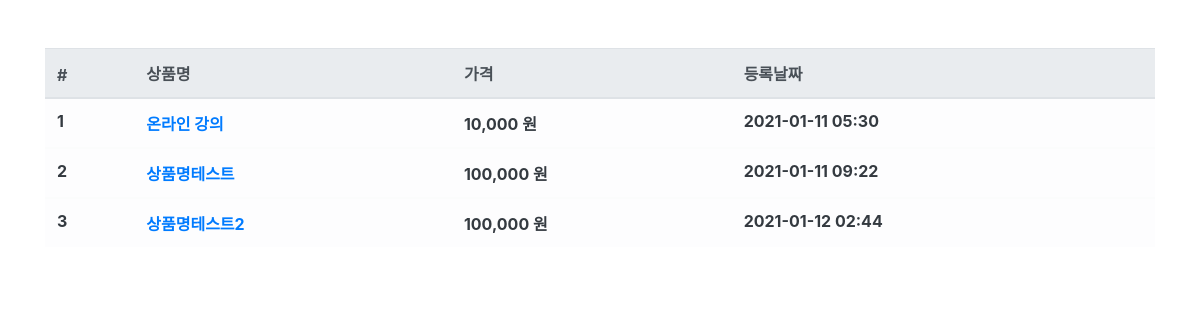
/product/, run on an earlier commit of the app's database.
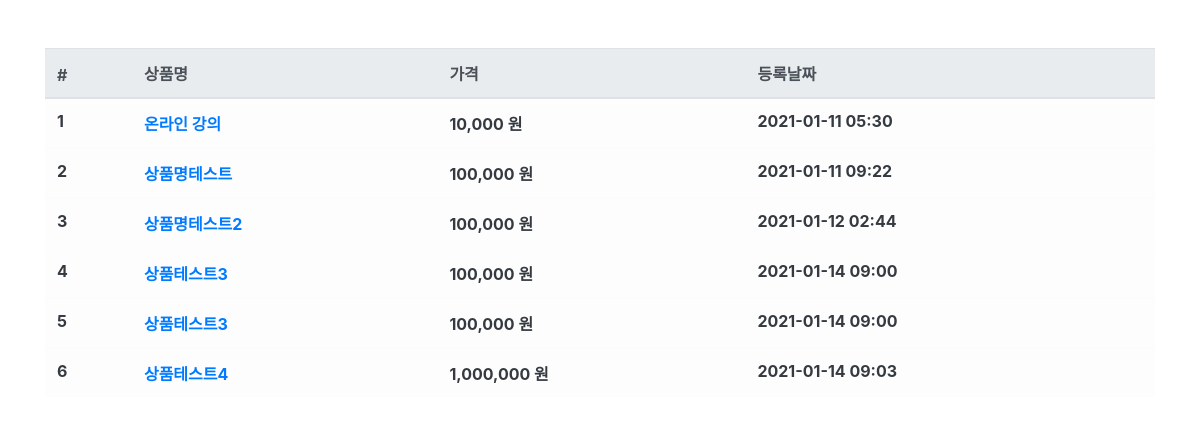
And on a later commit of the database.
### product/models.py (models this page shows, shortened)
class Product(models.Model):
    name = models.CharField(max_length=256, verbose_name='상품명')
    price = models.IntegerField(verbose_name='상품가격')
    description = models.TextField(verbose_name='상품설명')
    stock = models.IntegerField(verbose_name='재고')
    register_date = models.DateTimeField(
        auto_now_add=True, verbose_name='등록날짜')
    class Meta:
        db_table = 'fastcampus_product'
        verbose_name = '상품'
        verbose_name_plural = '상품'

### product/views.py (the view)
# urls.py: path('product/', ProductList.as_view()),
class ProductList(ListView):
    model = Product
    template_name = 'product.html'
    context_object_name = 'product_list'

### product/templates/product.html
{% extends "base.html" %}
{% load humanize %}
{% block contents %}
<div class="row mt-5">
    <div class="col-12">
        <table class="table table-light">
            <thead class="thead-light">
                <tr>
                    <th scope="col">#</th>
                    <th scope="col">상품명</th>
                    <th scope="col">가격</th>
                    <th scope="col">등록날짜</th>
                </tr>
            </thead>
            {% for product in product_list %}
            <tbody class="text-dark">
                <tr>
                    <th scope="row">{{ product.id }}</th>
                    <th><a href="/product/{{ product.id }}">{{ product.name }}</a></th>
                    <th>{{ product.price|intcomma }} 원</th>
                    <th>{{ product.register_date|date:'Y-m-d H:i' }}</th>
                </tr>
                {% endfor %}
            </tbody>
        </table>
    </div>
</div>
{% endblock %}

### fcuser/templates/base.html (shortened to what this page needs)
<html>
    <head>
        <link rel="stylesheet" href="https://cdn.jsdelivr.net/npm/bootstrap@4.5.3/dist/css/bootstrap.min.css">
    </head>
    <body>
        <div class="container">
            {% block contents %}
            {% endblock %}
        </div>
    </body>
</html>

What changed in the data, as far as the page shows it:
added Product: id "4", name "상품테스트3", price "100,000", register_date "2021-01-14 09:00"
added Product: id "5", name "상품테스트3", price "100,000", register_date "2021-01-14 09:00"
added Product: id "6", name "상품테스트4", price "1,000,000", register_date "2021-01-14 09:03"
